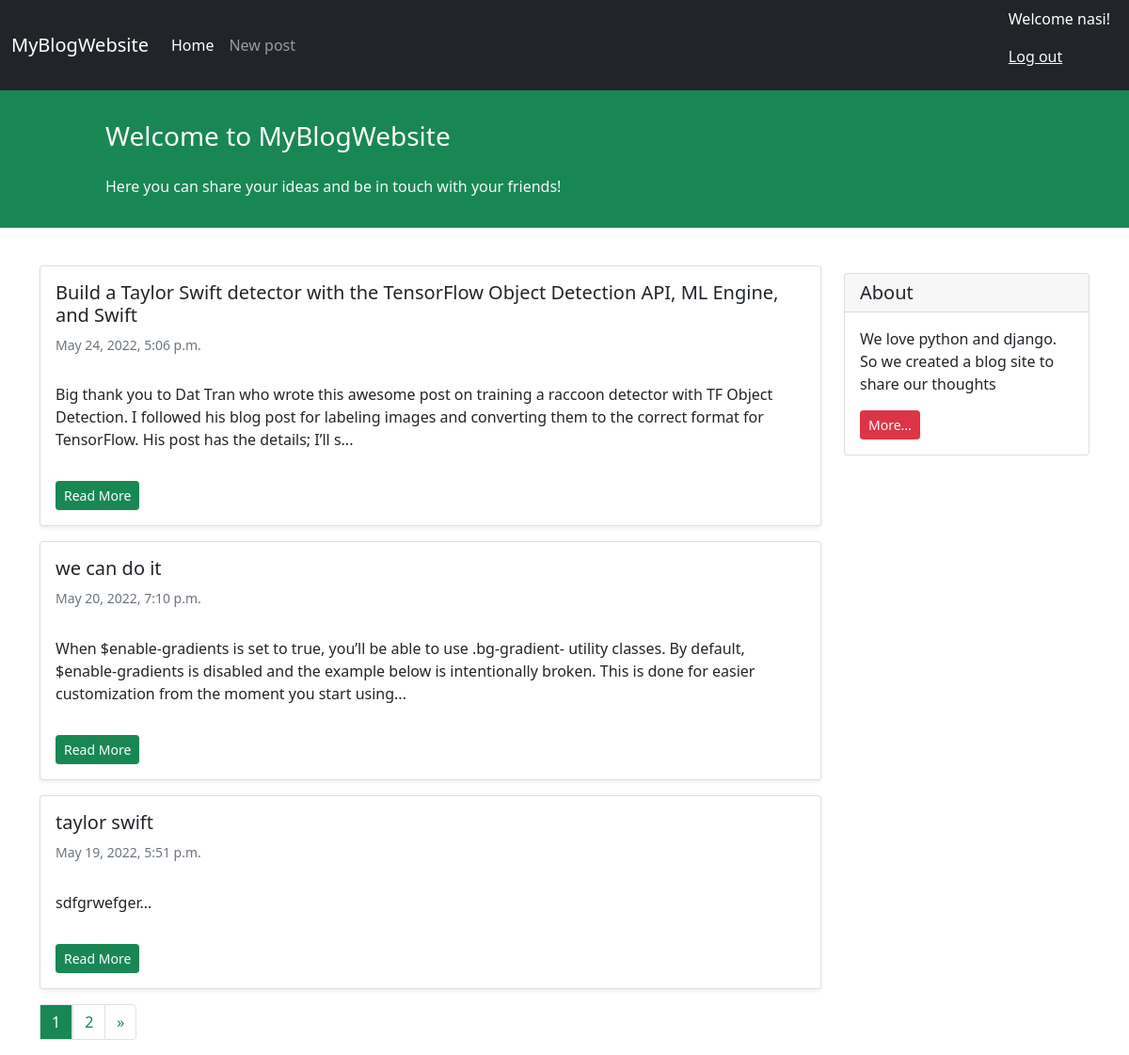
The app's page / (signed in) with its own data.
### blog/models.py (models this page shows, shortened)
class Post(models.Model):
    STATUS_CHOICES = (
        ('published', 'Published'),
        ('draft', 'Draft'),
    )
    title = models.CharField(max_length=200)
    text = models.TextField()
    author = models.ForeignKey('auth.User', on_delete=models.CASCADE)
    datetime_created = models.DateTimeField(auto_now_add=True)
    datetime_modified = models.DateTimeField(auto_now=True)
    status = models.CharField(choices=STATUS_CHOICES, max_length=10)
    slug = models.SlugField(max_length=250, blank=False, editable=False)
    def get_absolute_url(self):
        kwargs = {
            'slug' : self.slug,
            'pk' : self.id,
        }
        return reverse('post_detail', kwargs=kwargs)

### blog/views.py (the view)
# urls.py: path('', views.PostListView.as_view(), name='post_list'),
class PostListView(generic.ListView):
    model = Post
    template_name = 'blog/posts_list.html'
    context_object_name = 'posts'
    paginate_by = 3
    def get_queryset(self):
        return Post.objects.filter(status='published').order_by('-datetime_modified')

### blog/templates/blog/posts_list.html (shortened to what this page needs)
{% extends '_base.html' %}
{% block content %}
<div class="container mt-4">
    <div class="row">
        <div class="col-9">
            {% for post in posts %}
            <div class="card shadow-sm my-3">
                <div class="card-body">
                    <h5 class="card-title">{{post.title}}</h5>
                    <h6 class="card-subtitle mb-2 text-muted small py-2">{{post.datetime_modified}}</h6>
                    <p class="card-text py-3">
                        {{post.text|slice:"250"}}...
                    </p>
                    <a href="{{ post.get_absolute_url }}" class="btn btn-sm btn-success">Read More</a>
                </div>
            </div>
            {% endfor %}
        </div>
        <div class="col-3">
                <div class="card my-4">
                    <h5 class="card-header">About</h5>
                    <div class="card-body">
                        <p class="card-text">We love python and django. So we created a blog site to share our
                            thoughts</p>
                        <a href="#"
                           class="btn btn-sm btn-danger">
                            More...
                        </a>
                    </div>
                </div>
        </div>
        <nav aria-label="Page navigation example">
            <ul class="pagination">
                {% for i in page_obj.paginator.page_range %}
                    {% if page_obj.number == i %}
                        <a href="?page={{ i }}" class="text-decoration-none">
                            <li class="page-item page-link bg-success text-white">{{ i }}</li>
                        </a>
                    {% else %}
                        <a href="?page={{ i }}" class="text-decoration-none">
                            <li class="page-item page-link text-success">{{ i }}</li>
                        </a>
                    {% endif %}
                {% endfor %}
                {% if page_obj.has_next %}
                    <li class="page-item">
                        <a class="page-link text-success" href="?page={{ page_obj.next_page_number }}" aria-label="Next">
                            <span aria-hidden="true">&raquo;</span>
                        </a>
                    </li>
                {% endif %}
            </ul>
        </nav>
    </div>
</div>
{% endblock content %}

### templates/_base.html (shortened to what this page needs)
<!doctype html>
<html lang="en">
<head>
    <link href="https://cdn.jsdelivr.net/npm/bootstrap@5.1.3/dist/css/bootstrap.min.css" rel="stylesheet"
>
</head>
<body>
<nav class="navbar navbar-expand-lg navbar-dark bg-dark">
    <div class="container-fluid">
        <a class="navbar-brand" >MyBlogWebsite</a>
        <div class="collapse navbar-collapse" id="navbarNavAltMarkup">
            <div class="navbar-nav">
                <a class="nav-link active" aria-current="page" href="{% url 'post_list' %}">Home</a>
                <a class="nav-link" href="{% url 'post_create' %}">New post</a>
            </div>
        </div>
        <div class="mx-2 text-white">
            {% if user.is_authenticated %}
               <p>Welcome {{user.username}}!</p>
                <p><a class="text-light" href="{% url 'logout' %}">Log out</a></p>
            {% else %}
                <a class="text-light" href="{% url 'login' %}">Log in</a> | <a class="text-light" href="{% url 'signup' %}">Sign up</a>
            {% endif %}
        </div>
    </div>
</nav>
<div class="container-fluid bg-success">
    <div class="row py-3">
        <div class="col-md-8 col-md-10 mx-auto">
            <h3 class="my-4 mt-3 text-white">Welcome to MyBlogWebsite</h3>
            <p class="text-light"> Here you can share your ideas and be in touch with your friends!</p>
        </div>
    </div>
</div>
        {% block content %}
        {% endblock content %}
</body>
</html>

### records on screen
Post: title "Build a Taylor Swift detector with the TensorFlow Object Detection API, ML Engine, and Swift", datetime_modified "May 24, 2022, 5:06 p.m.", text "Big thank you to Dat Tran who wrote this awesome post on training a raccoon detector with TF Object Detection. I followed his blog post for labeling images and converting them to the correct format for TensorFlow. His post has the details; I’ll s"
Post: title "we can do it", datetime_modified "May 20, 2022, 7:10 p.m.", text "When $enable-gradients is set to true, you’ll be able to use .bg-gradient- utility classes. By default, $enable-gradients is disabled and the example below is intentionally broken. This is done for easier customization from the moment you start using"
Post: title "taylor swift", datetime_modified "May 19, 2022, 5:51 p.m.", text "sdfgrwefger"

### other values on screen
{{ user.username }} "nasi"
{{ i }} "1"
{{ i }} "2"
